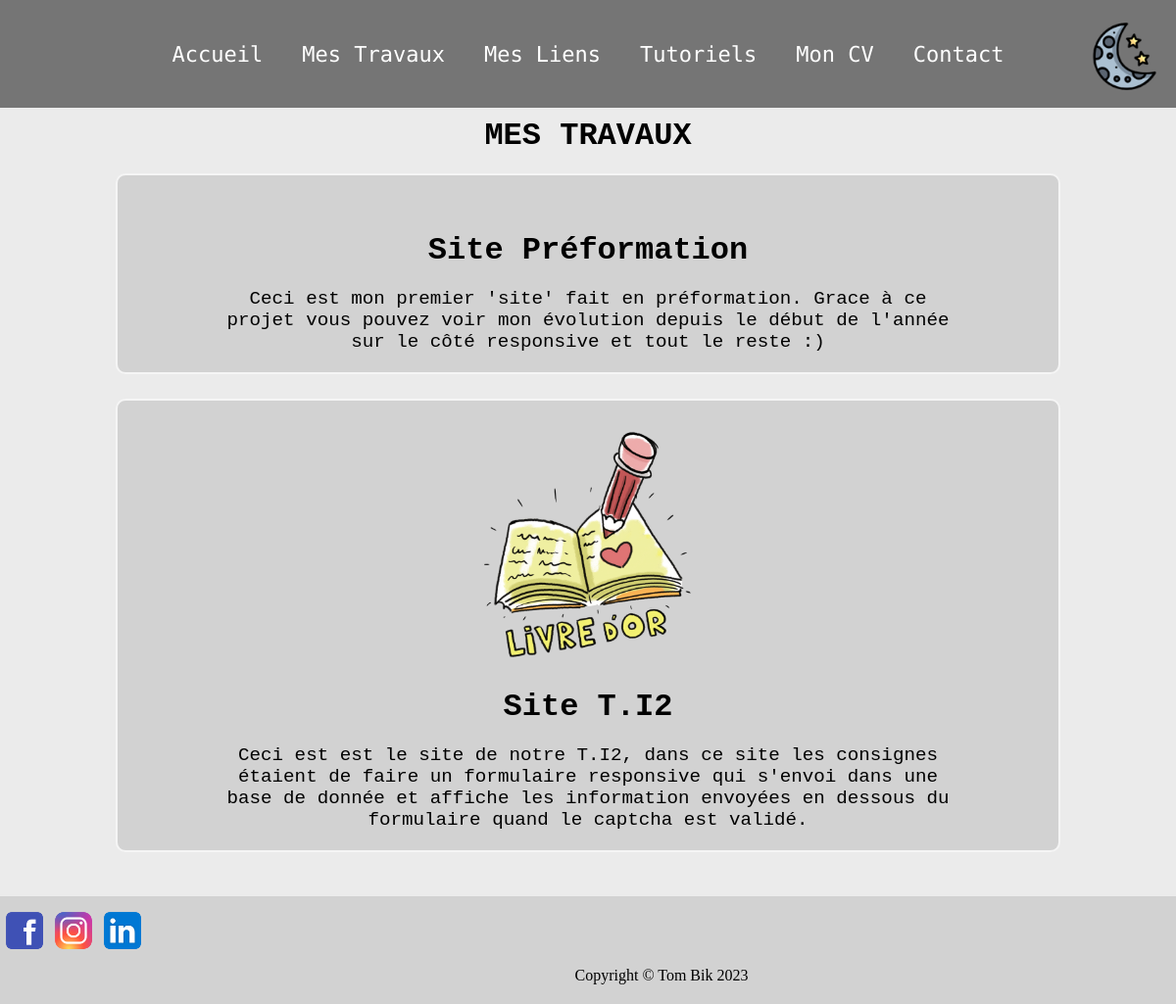
The app's page /?page=travaux, older data.
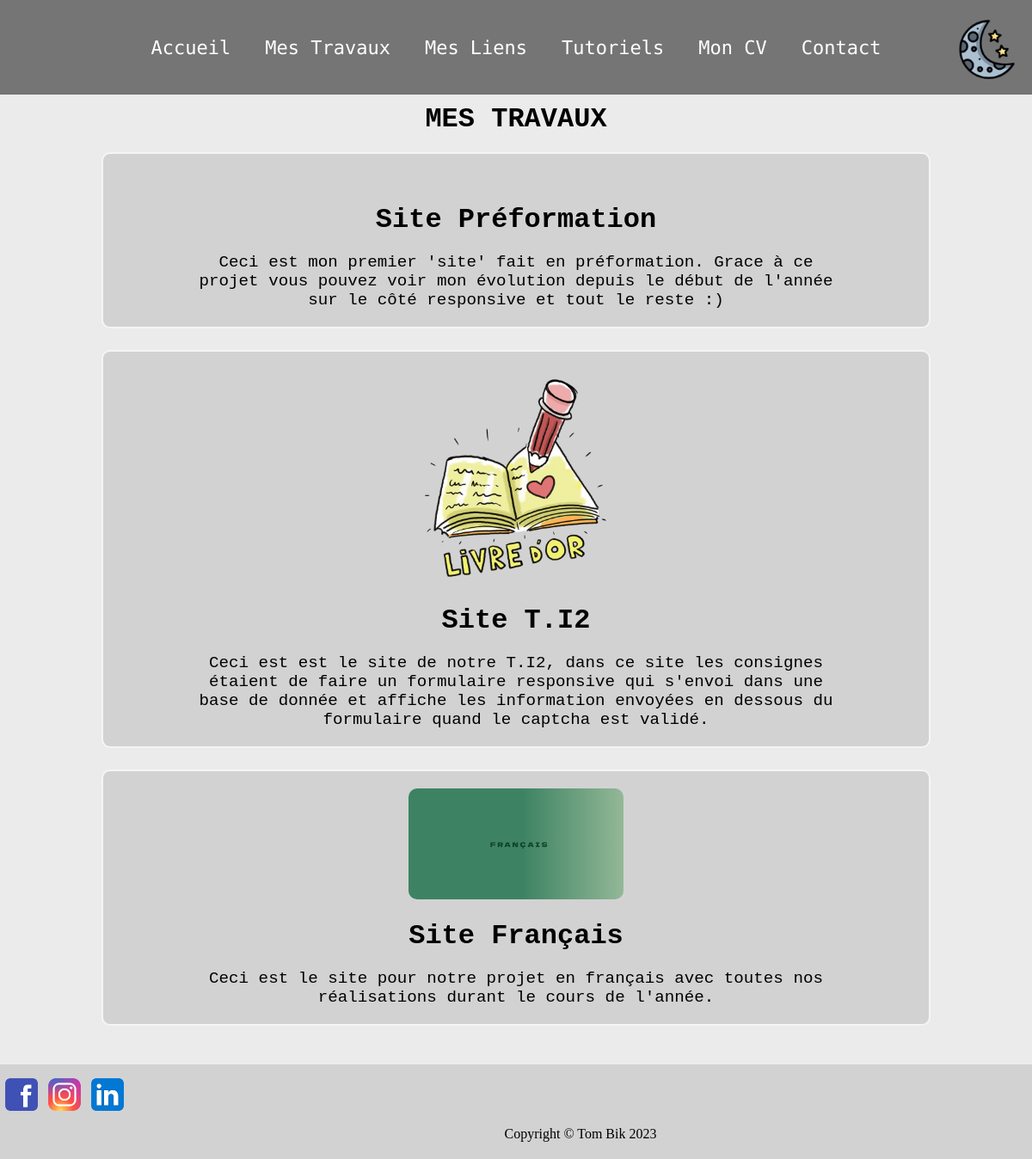
The same page, newer data.
### tables this page shows
CREATE TABLE IF NOT EXISTS `travaux` (
  `id` int(11) NOT NULL AUTO_INCREMENT,
  `titre` varchar(255) NOT NULL,
  `description` text NOT NULL,
  `image_url` varchar(255) NOT NULL,
  `url` varchar(255) NOT NULL,
  PRIMARY KEY (`id`)
);

### public/index.php (called while the page is built, shortened)
<?php
require_once "../model/travauxModel.php";
require_once "../controller/publicController.php";

### model/travauxModel.php (called while the page is built, shortened)
<?php
try{
    $dbconnect = mysqli_connect(DB_HOST,DB_LOGIN,DB_PWD,DB_NAME,DB_PORT);
    mysqli_set_charset($dbconnect,DB_CHARSET);
}catch(Exception $e){
    exit(utf8_encode($e->getMessage()));
}
$sqlLien = "SELECT `titre`, `description`, `image_url`, `url` FROM `travaux` ORDER BY `id` ASC; ";
try {
    $queryLien = mysqli_query($dbconnect, $sqlLien);
}catch(Exception $e){
    exit(utf8_encode($e->getMessage()));
}
$afficheTravaux = mysqli_fetch_all($queryLien,MYSQLI_ASSOC);

### view/mesTravaux.php (the view, shortened to what this page needs)
<!DOCTYPE html>
<html lang="en">
<head>
    <link rel="stylesheet" href="css/lien.css">
</head>
<body>
<div id="gridmenu">
    <?php
include 'include/menuDarkMode.php';
    ?>
<h3>MES TRAVAUX</h3>
<div id="lienGlobal">
<?php
foreach($afficheTravaux as $item):
?>
    <div class='liens'>
    <a href="<?=$item['url']?>" target="_blank"><img src="<?=$item['image_url']?>" width="250px" height="auto" alt=""></a>
        <h3><?=$item['titre']?> </h3>
        <p><?=$item['description']?></p>
    </div>
<?php
endforeach;
?>
</div>
    <?php
include 'include/footer.php'
    ?>
</div>
</body>
</html>

### controller/publicController.php (shortened to what this page needs)
<?php
if(isset($_GET['page'])){
    switch($_GET['page']){
        case 'travaux':
            include "../view/mesTravaux.php";
            break;
    }
}else{
    include_once "../view/homePage.php";
}

### view/include/menuDarkMode.php (shortened to what this page needs)
<nav>
<div class="menu">
    <ul>
    <li><a href="./">Accueil</a></li>
    <li><a href="?page=travaux">Mes Travaux</a></li>
    <li><a href="?page=lien">Mes Liens</a></li>
    <li><a href="?page=tuto">Tutoriels</a></li>
    <li><a href="?page=cv">Mon CV</a></li>
    <li><a href="?page=contact">Contact</a></li>
    </ul>
</div>
</nav>
<a href="#" id="mode-switch" class="dark-mode"></a>

### view/include/footer.php
<footer>
    <a href="https://www.google.com/?hl=fr" target="_blank"><img src="img/icons8-facebook-96.png" width="50px" height="50px" alt=""></a>
    <a href="https://www.google.com/?hl=fr" target="_blank"><img src="img/icons8-instagram-96.png" width="50px" height="50px" alt=""></a>
    <a href=""><img src="img/icons8-linkedin-96.png" width="50px" height="50px" alt=""></a>
    <p>Copyright &copy Tom Bik 2023</p>
</footer>

### public/css/lien.css (style rules this page uses)
#gridmenu { display: grid; gap: 20px; grid-template-columns: repeat(2, 1fr); grid-template-rows: 100px repeat(5, auto); grid-template-areas: "menuNav darkMode" "titre titre" "liens liens" "liens liens" "liens liens" "footer footer" ; }
body { margin: 0; background-color: rgb(235, 235, 235); }
#mode-switch { justify-self: right; align-self: center; width: 75px; height: 75px; background-size: contain; background-position: center; background-repeat: no-repeat; z-index: 100; transition: background-image 0.7s ease; margin-right: 15px; margin-top: 15px; }
#mode-switch.dark-mode { grid-area: darkMode; top: 20px; right: 30px; cursor: pointer; background-image: url('../img/moon_stars_night_midnight_sky_icon_194278.png'); }
.menu { position: fixed; text-align: center; top: 0; left: 0; width: 100%; height: 100%; background-color: rgba(0, 0, 0, 0.5); transform: translateX(-100%); transition: transform 1s ease-in-out; }
.menu ul { list-style: none; margin: 0; padding: 0; position: absolute; top: 50%; left: 50%; transform: translate(-50%, -50%); text-align: center; }
.menu ul li { margin: 20px 0; }
.menu ul li a { font-family: 'Roboto Mono', monospace; color: #fff; font-size: 24px; text-decoration: none; }
#lienGlobal { grid-area: liens; }
.liens { border-radius: 10px; border: 2px solid rgb(245, 245, 245); gap: 20px; margin: auto auto 25px auto; width: 80%; display: flex; flex-direction: column; flex-wrap: nowrap; align-items: center; background-color: rgb(210, 210, 210); }
.liens a { margin-top: 20px; }
.liens p { margin-bottom: 20px; text-align: center; font-family: 'Space Mono', monospace; font-size: larger; font-weight: 500; }
.liens a img { border-radius: 10px; }
h3 { text-align: center; font-family: 'Space Mono', monospace; font-size: xx-large; grid-area: titre; margin: auto; width: 90%; }
p { text-align: center; width: 80%; margin: auto; top: 0; }
footer { display: flex; flex-direction: row; flex-wrap: wrap; justify-content: center; grid-area: footer; width: 100%; margin: 0px auto; height: 100px; padding-top: 10px; background-color: rgb(210, 210, 210); }
footer p { color: black; font-family: 'Space Mono', serif; text-align: center; margin-bottom: 20px; }
.menu-toggle, a { cursor: pointer; }
@media screen and (min-width: 768px) { #gridmenu { display: grid; grid-template-columns: repeat(4, 1fr); grid-template-rows: 100px repeat(4, auto); grid-template-areas: "menuNav menuNav menuNav darkMode" "titre titre titre titre" "liens liens liens liens" "liens liens liens liens" "footer footer footer footer" ; } }
@media screen and (min-width: 768px) { .menu { position: absolute; grid-area: menuNav; height: 110px; transform: none; } }
@media screen and (min-width: 768px) { .menu ul { margin: 0; padding: 0; display: flex; justify-content: center; align-items: center; width: 100%; } }
@media screen and (min-width: 768px) { .menu ul li { margin: 20px; } }
@media screen and (min-width: 768px) { .menu ul li a { font-size: 22px; } }
@media screen and (min-width: 768px) { #mode-switch { z-index: 0; } }
@media screen and (min-width: 768px) { #mode-switch.dark-mode { grid-area: darkMode; top: 17px; } }
@media screen and (min-width: 768px) { footer { position: static; } }

Row changes from the older to the newer data that the page shows:
added travaux: image_url (picture), titre "Site Français", description "Ceci est le site pour notre projet en français avec toutes nos réalisations durant le cours de l'année."
